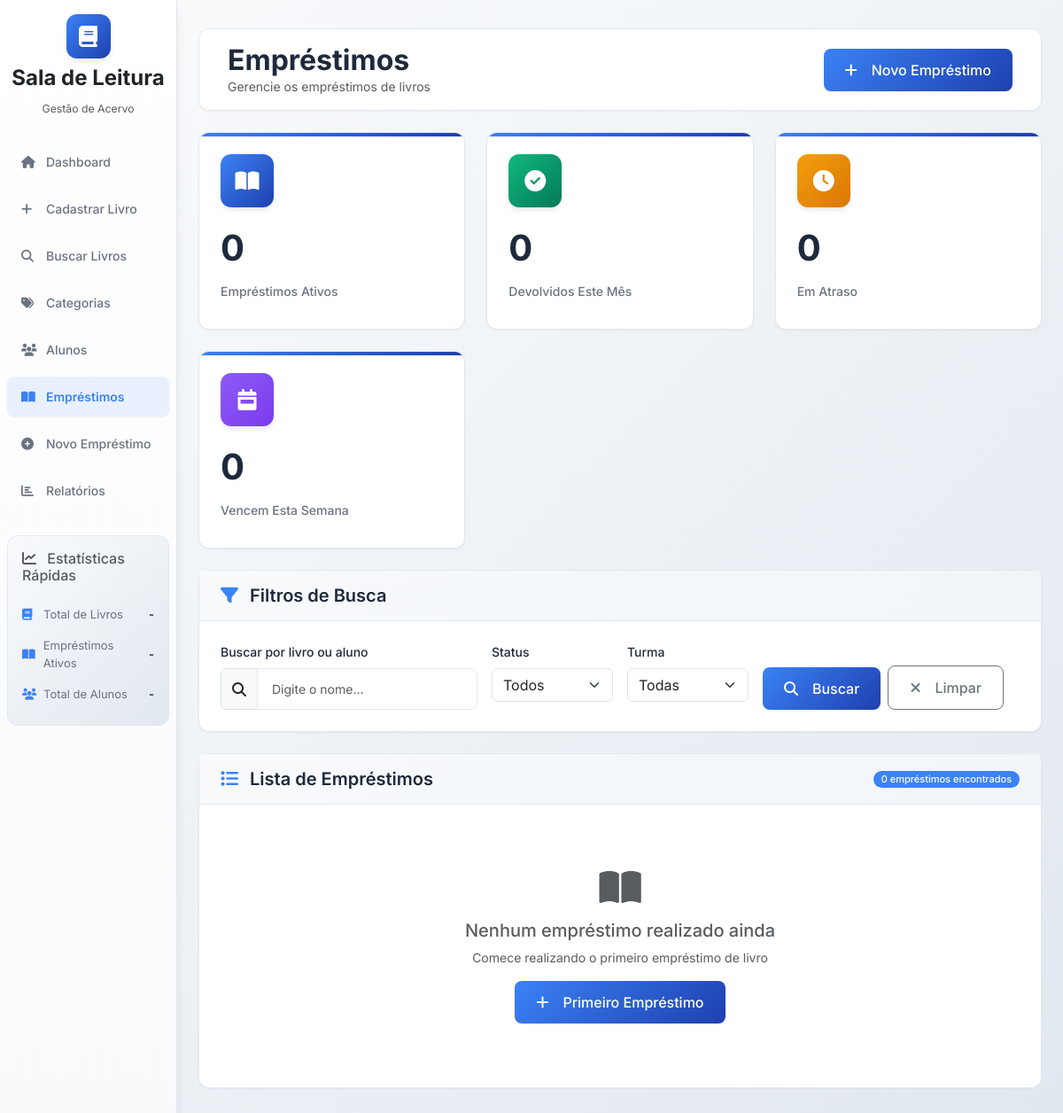
Page /loans on the earlier database version.
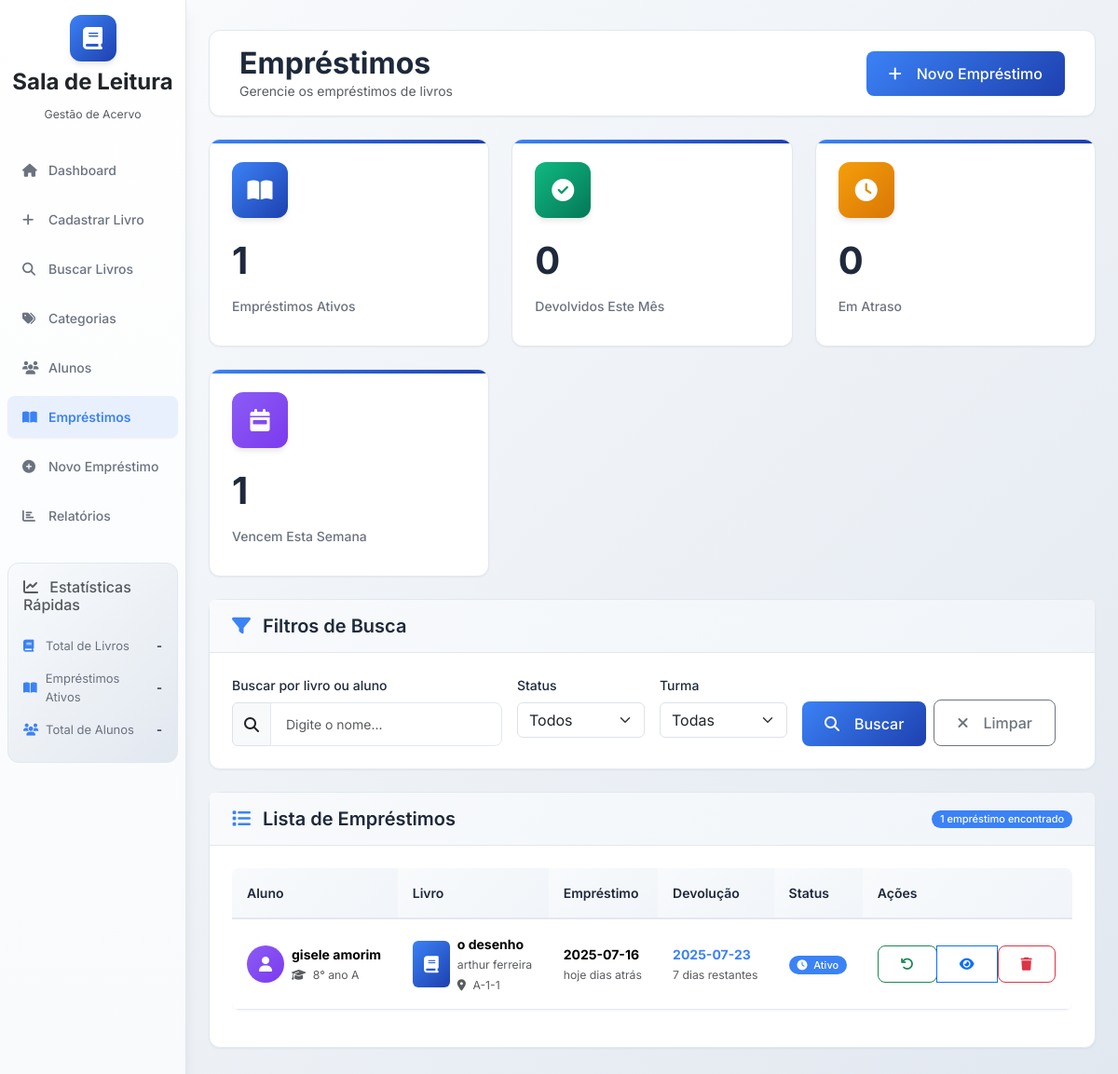
Same page on the later database version.
### database/models.py (models this page shows, shortened)
class Loan(db.Model):
    __tablename__ = 'loans'
    id = db.Column(db.String(36), primary_key=True, default=generate_uuid)
    student_id = db.Column(db.String(36), db.ForeignKey('students.id'), nullable=False)
    book_id = db.Column(db.String(36), db.ForeignKey('books.id'), nullable=False)
    book_copy_id = db.Column(db.String(36), db.ForeignKey('book_copies.id'), nullable=False)
    loan_date = db.Column(db.Date, nullable=False, default=datetime.utcnow().date)
    expected_return_date = db.Column(db.Date, nullable=False)
    actual_return_date = db.Column(db.Date)
    status = db.Column(db.String(20), db.CheckConstraint("status IN ('active', 'returned', 'overdue')"), default='active', nullable=False)
    notes = db.Column(db.Text)
    librarian_id = db.Column(db.String(36))  # Para futuras implementações
    created_date = db.Column(db.DateTime, default=datetime.utcnow)
    updated_date = db.Column(db.DateTime, default=datetime.utcnow, onupdate=datetime.utcnow)
    @property
    def is_overdue(self):
        if self.status == 'active' and self.expected_return_date:
            return datetime.now().date() > self.expected_return_date
        return False
    @property
    def days_remaining(self):
        if self.status == 'active' and self.expected_return_date:
            delta = self.expected_return_date - datetime.now().date()
            return delta.days
        return 0

class Student(db.Model):
    __tablename__ = 'students'
    id = db.Column(db.String(36), primary_key=True, default=generate_uuid)
    name = db.Column(db.String(200), nullable=False)
    class_room = db.Column(db.String(50), nullable=False)
    birth_year = db.Column(db.Integer, nullable=False)
    phone = db.Column(db.String(20))
    address = db.Column(db.Text)
    guardian_name = db.Column(db.String(200), nullable=False)
    guardian_phone = db.Column(db.String(20))
    registration_number = db.Column(db.String(50), unique=True)
    active = db.Column(db.Boolean, default=True)
    created_date = db.Column(db.DateTime, default=datetime.utcnow)
    updated_date = db.Column(db.DateTime, default=datetime.utcnow, onupdate=datetime.utcnow)
    loans = db.relationship('Loan', backref='student', lazy=True)

class Book(db.Model):
    __tablename__ = 'books'
    id = db.Column(db.String(36), primary_key=True, default=generate_uuid)
    title = db.Column(db.String(200), nullable=False)
    author = db.Column(db.String(200), nullable=False)
    isbn = db.Column(db.String(20), unique=True)
    total_copies = db.Column(db.Integer, nullable=False)
    category = db.Column(db.String(36), db.ForeignKey('categories.id'))
    publisher = db.Column(db.String(200))
    publication_year = db.Column(db.Integer)
    description = db.Column(db.Text)
    cover_image = db.Column(db.String(500))
    qr_code = db.Column(db.String(100), unique=True)
    created_date = db.Column(db.DateTime, default=datetime.utcnow)
    updated_date = db.Column(db.DateTime, default=datetime.utcnow, onupdate=datetime.utcnow)
    copies = db.relationship('BookCopy', backref='book', lazy=True, cascade='all, delete-orphan')
    loans = db.relationship('Loan', backref='book', lazy=True)

class BookCopy(db.Model):
    __tablename__ = 'book_copies'
    id = db.Column(db.String(36), primary_key=True, default=generate_uuid)
    book_id = db.Column(db.String(36), db.ForeignKey('books.id'), nullable=False)
    copy_number = db.Column(db.Integer, nullable=False)
    shelf = db.Column(db.String(10), nullable=False)
    shelf_section = db.Column(db.String(10), nullable=False)
    position_number = db.Column(db.Integer, nullable=False)
    status = db.Column(db.String(20), db.CheckConstraint("status IN ('available', 'loaned', 'maintenance', 'lost')"), default='available', nullable=False)
    condition = db.Column(db.String(20), db.CheckConstraint("condition IN ('excellent', 'good', 'fair', 'poor')"), default='good', nullable=False)
    notes = db.Column(db.Text)
    created_date = db.Column(db.DateTime, default=datetime.utcnow)
    updated_date = db.Column(db.DateTime, default=datetime.utcnow, onupdate=datetime.utcnow)
    loans = db.relationship('Loan', backref='book_copy', lazy=True)

### app.py (the view)
    @app.route('/loans')
    def loans():
        page = request.args.get('page', 1, type=int)
        status_filter = request.args.get('status', '')
        search = request.args.get('search', '')
        class_filter = request.args.get('class_filter', '')
        query = Loan.query
        if status_filter:
            if status_filter == 'overdue':
                query = query.filter(Loan.status == 'active', Loan.expected_return_date < datetime.now().date())
            elif status_filter in ['active', 'returned']:
                query = query.filter(Loan.status == status_filter)
        if search:
            search_term = f"%{search}%"
            query = query.join(Student).join(Book).filter(
                or_(Student.name.ilike(search_term), Book.title.ilike(search_term))
            )
        if class_filter:
            query = query.join(Student).filter(Student.class_room == class_filter)
        loans = query.order_by(Loan.loan_date.desc()).paginate(page=page, per_page=20, error_out=False)
        active_loans = db.session.query(func.count(Loan.id)).filter(Loan.status == 'active').scalar()
        returned_loans = db.session.query(func.count(Loan.id)).filter(
            Loan.status == 'returned',
            extract('month', Loan.actual_return_date) == datetime.now().month,
            extract('year', Loan.actual_return_date) == datetime.now().year
        ).scalar()
        overdue_loans = db.session.query(func.count(Loan.id)).filter(
            Loan.status == 'active', Loan.expected_return_date < datetime.now().date()
        ).scalar()
        due_this_week = db.session.query(func.count(Loan.id)).filter(
            Loan.status == 'active',
            Loan.expected_return_date >= datetime.now().date(),
            Loan.expected_return_date <= (datetime.now() + timedelta(days=7)).date()
        ).scalar()
        classes = [c[0] for c in db.session.query(Student.class_room).filter(
            Student.active == True, Student.class_room.isnot(None)
        ).distinct().order_by(Student.class_room).all()]
        return render_template('loans/loans.html',
                              loans=loans,
                              active_loans=active_loans,
                              returned_loans=returned_loans,
                              overdue_loans=overdue_loans,
                              due_this_week=due_this_week,
                              status_filter=status_filter,
                              search=search,
                              class_filter=class_filter,
                              classes=classes)

### templates/loans/loans.html (shortened to what the changed rows need)
{% extends "base.html" %}
{% block content %}
<div class="main-header d-flex justify-content-between align-items-center py-3 mb-4">
    <div>
        <h1 class="h2 mb-0">Empréstimos</h1>
    </div>
</div>
<div class="stats-grid mb-4 fade-in">
    <div class="stat-card">
        <div class="stat-icon">
            <i class="fas fa-book-open"></i>
        </div>
        <div class="stat-number">{{ active_loans }}</div>
        <div class="stat-label">Empréstimos Ativos</div>
    </div>
    <div class="stat-card">
        <div class="stat-icon" style="background: linear-gradient(135deg, #8b5cf6 0%, #7c3aed 100%);">
            <i class="fas fa-calendar-week"></i>
        </div>
        <div class="stat-number">{{ due_this_week }}</div>
        <div class="stat-label">Vencem Esta Semana</div>
    </div>
</div>
<div class="card fade-in" style="animation-delay: 0.4s">
    <div class="card-header d-flex justify-content-between align-items-center">
        <h5 class="mb-0">
            <i class="fas fa-list text-primary me-2"></i>
            Lista de Empréstimos
        </h5>
        {% if loans %}
            <span class="badge bg-primary">
                {{ loans.total }} empréstimo{{ 's' if loans.total != 1 else '' }} encontrado{{ 's' if loans.total != 1 else '' }}
            </span>
        {% endif %}
    </div>
    <div class="card-body">
        {% if loans and loans.items %}
            <div class="table-responsive">
                <table class="table table-hover">
                    <thead>
                        <tr>
                            <th>Aluno</th>
                            <th>Livro</th>
                            <th>Empréstimo</th>
                            <th>Devolução</th>
                            <th>Status</th>
                            <th>Ações</th>
                        </tr>
                    </thead>
                    <tbody>
                        {% for loan in loans.items %}
                        <tr class="{% if loan.is_overdue %}table-danger{% elif loan.status == 'returned' %}table-success{% endif %}">
                            <td>
                                <div class="d-flex align-items-center">
                                    <div class="student-avatar me-2">
                                        <i class="fas fa-user"></i>
                                    </div>
                                    <div>
                                        <strong>{{ loan.student.name }}</strong>
                                        <br>
                                        <small class="text-muted">
                                            <i class="fas fa-graduation-cap me-1"></i>
                                            {{ loan.student.class_room }}
                                        </small>
                                    </div>
                                </div>
                            </td>
                            <td>
                                <div class="d-flex align-items-center">
                                    <div class="book-cover me-2">
                                        <i class="fas fa-book"></i>
                                    </div>
                                    <div>
                                        <strong>{{ loan.book.title }}</strong>
                                        <br>
                                        <small class="text-muted">{{ loan.book.author }}</small>
                                        {% if loan.book_copy %}
                                            <br>
                                            <small class="text-muted">
                                                <i class="fas fa-map-marker-alt me-1"></i>
                                                {{ loan.book_copy.shelf }}-{{ loan.book_copy.shelf_section }}-{{ loan.book_copy.position_number }}
                                            </small>
                                        {% endif %}
                                    </div>
                                </div>
                            </td>
                            <td>
                                <strong>{{ loan.loan_date|format_date }}</strong>
                                <br>
                                <small class="text-muted">
                                    {{ loan.loan_date|days_ago }} dias atrás
                                </small>
                            </td>
                            <td>
                                {% if loan.status == 'returned' %}
                                    <strong class="text-success">{{ loan.actual_return_date|format_date }}</strong>
                                    <br>
                                    <small class="text-muted">Devolvido</small>
                                {% else %}
                                    <strong class="{% if loan.is_overdue %}text-danger{% else %}text-primary{% endif %}">
                                        {{ loan.expected_return_date|format_date }}
                                    </strong>
                                    <br>
                                    <small class="{% if loan.is_overdue %}text-danger{% else %}text-muted{% endif %}">
                                        {% if loan.is_overdue %}
                                            {{ loan.days_overdue }} dias de atraso
                                        {% else %}
                                            {{ loan.days_remaining }} dias restantes
                                        {% endif %}
                                    </small>
                                {% endif %}
                            </td>
                            <td>
                                {% if loan.status == 'returned' %}
                                    <span class="badge bg-success">
                                        <i class="fas fa-check me-1"></i>
                                        Devolvido
                                    </span>
                                {% elif loan.is_overdue %}
                                    <span class="badge bg-danger">
                                        <i class="fas fa-exclamation-triangle me-1"></i>
                                        Em Atraso
                                    </span>
                                {% else %}
                                    <span class="badge bg-primary">
                                        <i class="fas fa-clock me-1"></i>
                                        Ativo
                                    </span>
                                {% endif %}
                            </td>
                            <td>
                                <div class="btn-group" role="group">
                                    {% if loan.status == 'active' %}
                                        <form method="POST" action="/loans/{{ loan.id }}/return" class="d-inline">
                                            <button type="submit" class="btn btn-outline-success btn-sm"
                                                    data-bs-toggle="tooltip" title="Devolver livro">
                                                <i class="fas fa-undo"></i>
                                            </button>
                                        </form>
                                    {% endif %}
                                    <a href="/loans/{{ loan.id }}" class="btn btn-outline-primary btn-sm"
                                       data-bs-toggle="tooltip" title="Ver detalhes">
                                        <i class="fas fa-eye"></i>
                                    </a>
                                    <form method="POST" action="/loans/{{ loan.id }}/delete" class="d-inline"
                                          onsubmit="return confirmDelete('Tem certeza que deseja excluir este empréstimo?')">
                                        <button type="submit" class="btn btn-outline-danger btn-sm"
                                                data-bs-toggle="tooltip" title="Excluir">
                                            <i class="fas fa-trash"></i>
                                        </button>
                                    </form>
                                </div>
                            </td>
                        </tr>
                        {% endfor %}
                    </tbody>
                </table>
            </div>
        {% else %}
            <div class="text-center py-5">
                {% if search or status_filter or class_filter %}
                    <i class="fas fa-search fa-3x text-muted mb-3"></i>
                    <h5 class="text-muted">Nenhum empréstimo encontrado</h5>
                    <p class="text-muted mb-3">
                        Tente buscar com outros termos ou verifique os filtros aplicados
                    </p>
                    <a href="/loans" class="btn btn-outline-primary">
                        <i class="fas fa-times me-2"></i>
                        Limpar Filtros
                    </a>
                {% else %}
                    <i class="fas fa-book-open fa-3x text-muted mb-3"></i>
                    <h5 class="text-muted">Nenhum empréstimo realizado ainda</h5>
                    <p class="text-muted mb-3">
                        Comece realizando o primeiro empréstimo de livro
                    </p>
                    <a href="/loans/new" class="btn btn-primary">
                        <i class="fas fa-plus me-2"></i>
                        Primeiro Empréstimo
                    </a>
                {% endif %}
            </div>
        {% endif %}
    </div>
</div>
{% endblock %}

Differences in the rows shown:
added Loan: student.name "gisele amorim", student.class_room "8° ano A", book "o desenho", book.author "arthur ferreira", book_copy.shelf "A", book_copy.shelf_section "1", book_copy.position_number "1", loan_date "2025-07-16", loan_date|days_ago "hoje", expected_return_date "2025-07-23", days_remaining "7", shows "Ativo"
Other differences:
{{ active_loans }}: "0" → "1"
{{ due_this_week }}: "0" → "1"
{{ loans.total }}: "0" → "1"
{{ 's' if loans.total != 1 else '' }}: "s" → (not shown)
text no longer shown: "Nenhum empréstimo realizado ainda Comece realizando o primeiro empréstimo de livro Primeiro Empréstimo"
text now shown: "Aluno Livro Empréstimo Devolução Status Ações"
